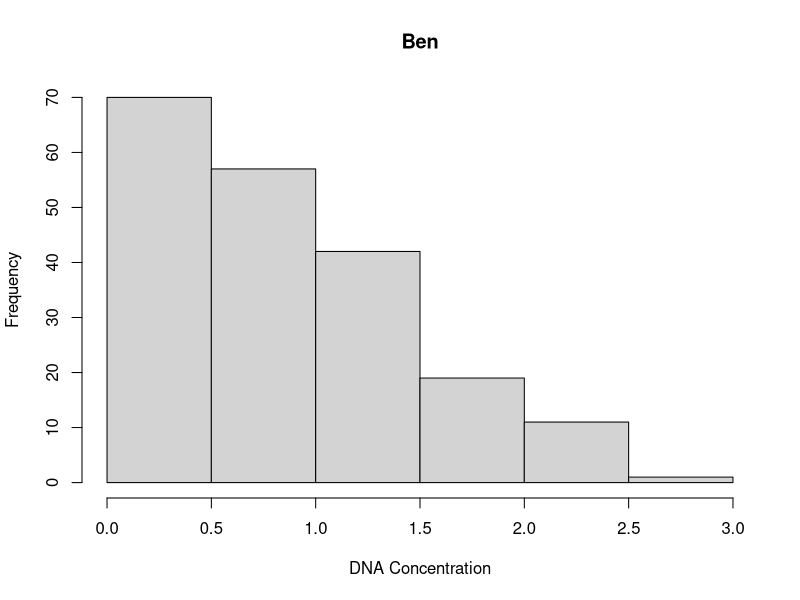
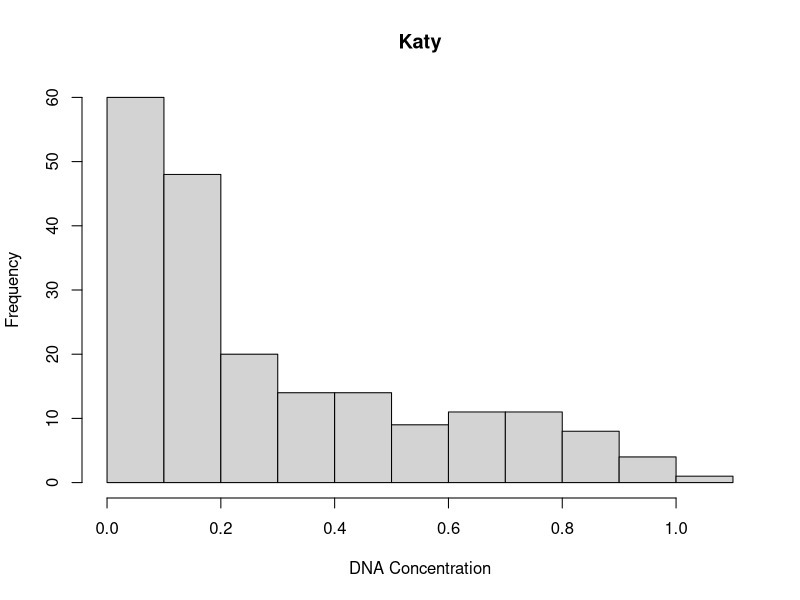
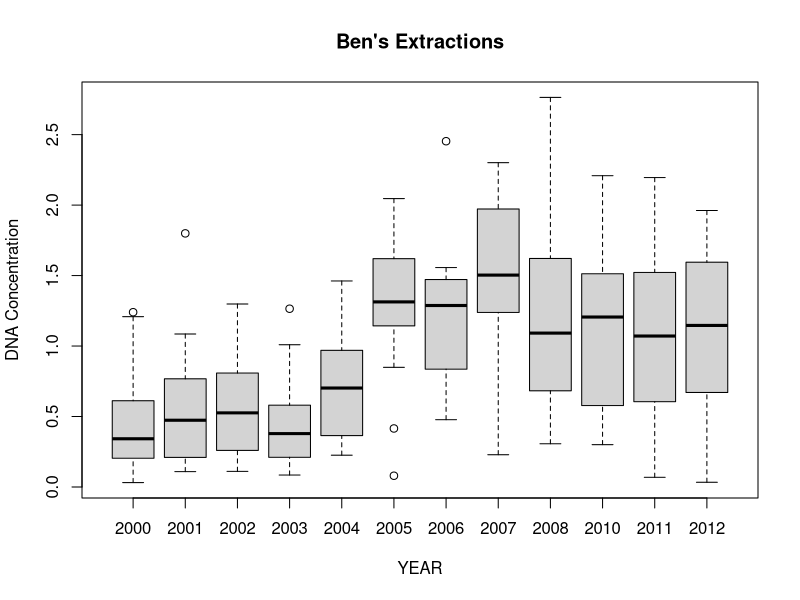
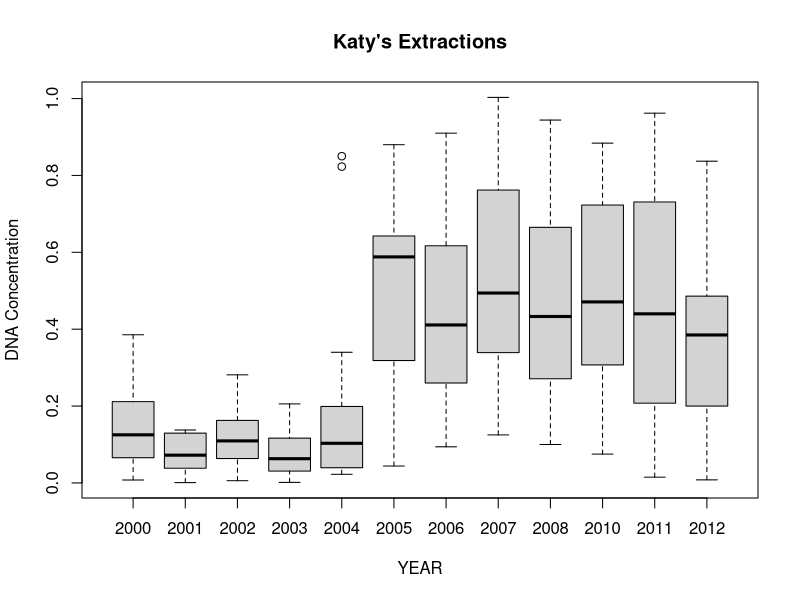
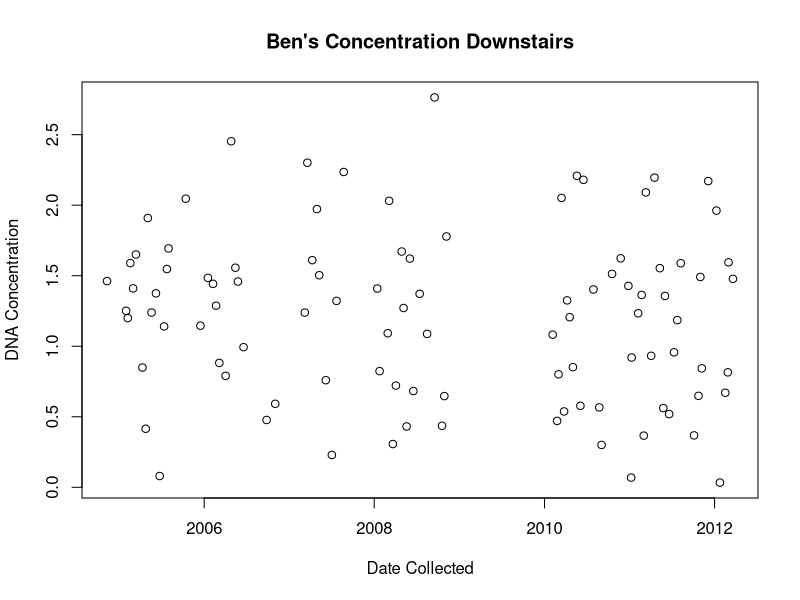
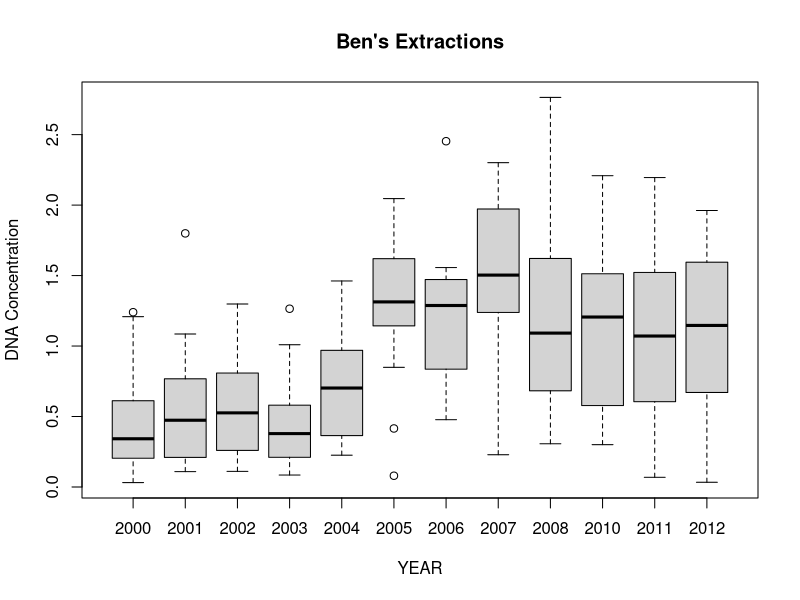
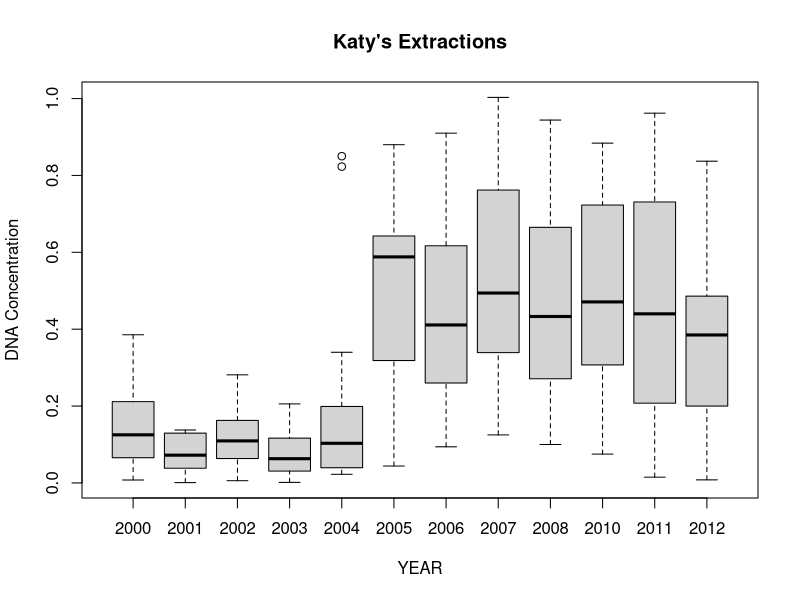
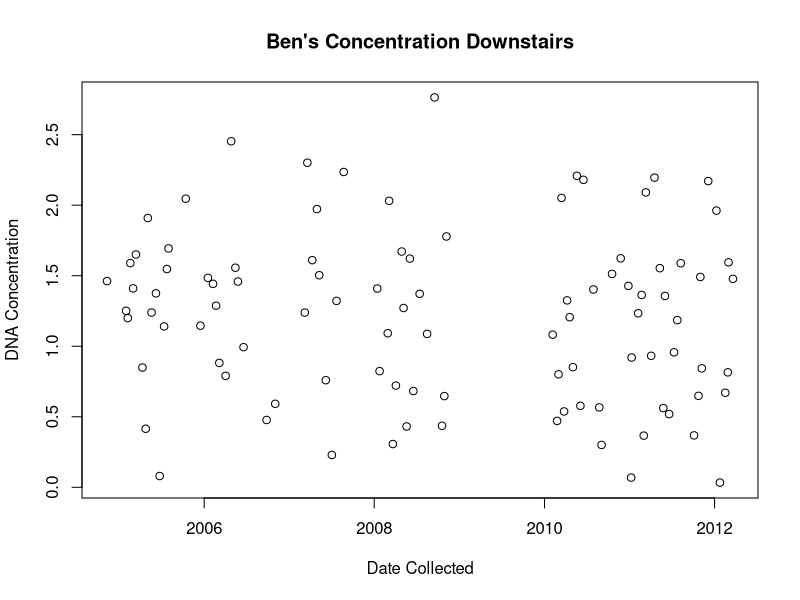

Generate these figures, in order, with R:
library(tidyverse)
df <- read.csv("./Exam_1/DNA_Conc_by_Extraction_Date.csv")

glimpse(df)
summary(df$DNA_Concentration_Ben)

#part 1
#create separate histograms of the DNA concentrations for Katy and Ben. 
#Make sure to add nice labels to these (x-axis and main title).
hist(df$DNA_Concentration_Ben,main="Ben",xlab="DNA Concentration",ylab="Frequency")
hist(df$DNA_Concentration_Katy,main="Katy",xlab="DNA Concentration",ylab="Frequency")

#part 2
#Your second task is to look at DNA concentrations from the different extraction years. 
#One way to do this is a separate figure for each student is demonstrated in those two files:	ZAHN_Plot1.jpeg and ZAHN_Plot2.jpeg 
#Open those files in some image viewing program and take a look. I'd like you to re-create these exactly, including the labels.
#This is tricky, so I'll give a hint: the plot() function behaves differently depending on the classes of vectors that are given to it.

class(df$Year_Collected) #integer
class(df$DNA_Concentration_Ben) #numeric


df$Year_Collected <- as.factor(df$Year_Collected) #change Year_Collected to factor
class(df$Year_Collected) #now it's a factor

plot(y=df$DNA_Concentration_Ben,x=df$Year_Collected,
     main="Ben's Extractions",ylab="DNA Concentration",xlab="YEAR")
plot(y=df$DNA_Concentration_Katy,x=df$Year_Collected,
     main="Katy's Extractions",ylab="DNA Concentration",xlab="YEAR")

#part 3
#Once you have your code for creating the figures correctly, you need to
#save those two images in YOUR Exam_1 directory. 
#Name them similarly to how I named mine, but with your LASTNAME
#Make sure your code is saving the files. 
#Don't do it manually with the mouse!

jpeg("./Exam_1/JACOB_JAMES_Plot2.jpeg")
plot(y=df$DNA_Concentration_Ben,x=df$Year_Collected,
     main="Ben's Extractions",ylab="DNA Concentration",xlab="YEAR")
dev.off()

jpeg("./Exam_1/JACOB_JAMES_Plot1.jpeg")
plot(y=df$DNA_Concentration_Katy,x=df$Year_Collected,
     main="Katy's Extractions",ylab="DNA Concentration",xlab="YEAR")
dev.off()

#Part 4
#in which extraction YEAR, was Ben's performance the lowest RELATIVE TO Katy's performance?

ben_vs_katy <- df$DNA_Concentration_Ben - df$DNA_Concentration_Katy
min(ben_vs_katy)
bens_worst_relative <- which(ben_vs_katy == min(ben_vs_katy))

df[bens_worst_relative, "Year_Collected"]

#Part 5
#Subset the data frame so it's just the "Downstairs" lab.
#Now, make a scatterplot of the downstairs lab data such that "Date_Collected" 
#is on the x-axis and "DNA_Concentration_Ben" is on the y-axis. 
#Save this scatterplot as "Ben_DNA_over_time.jpg" in your Exam_1 directory.

down <- df %>% filter(Lab == "Downstairs")

down$Date_Collected <- as.POSIXct(down$Date_Collected)

plot(y=down$DNA_Concentration_Ben,x=down$Date_Collected,
     main="Ben's Concentration Downstairs", ylab="DNA Concentration",
     xlab="Date Collected")

jpeg("./Exam_1/Ben_DNA_over_time.jpg")
plot(y=down$DNA_Concentration_Ben,x=down$Date_Collected,
     main="Ben's Concentration Downstairs", ylab="DNA Concentration",
     xlab="Date Collected")
dev.off()
